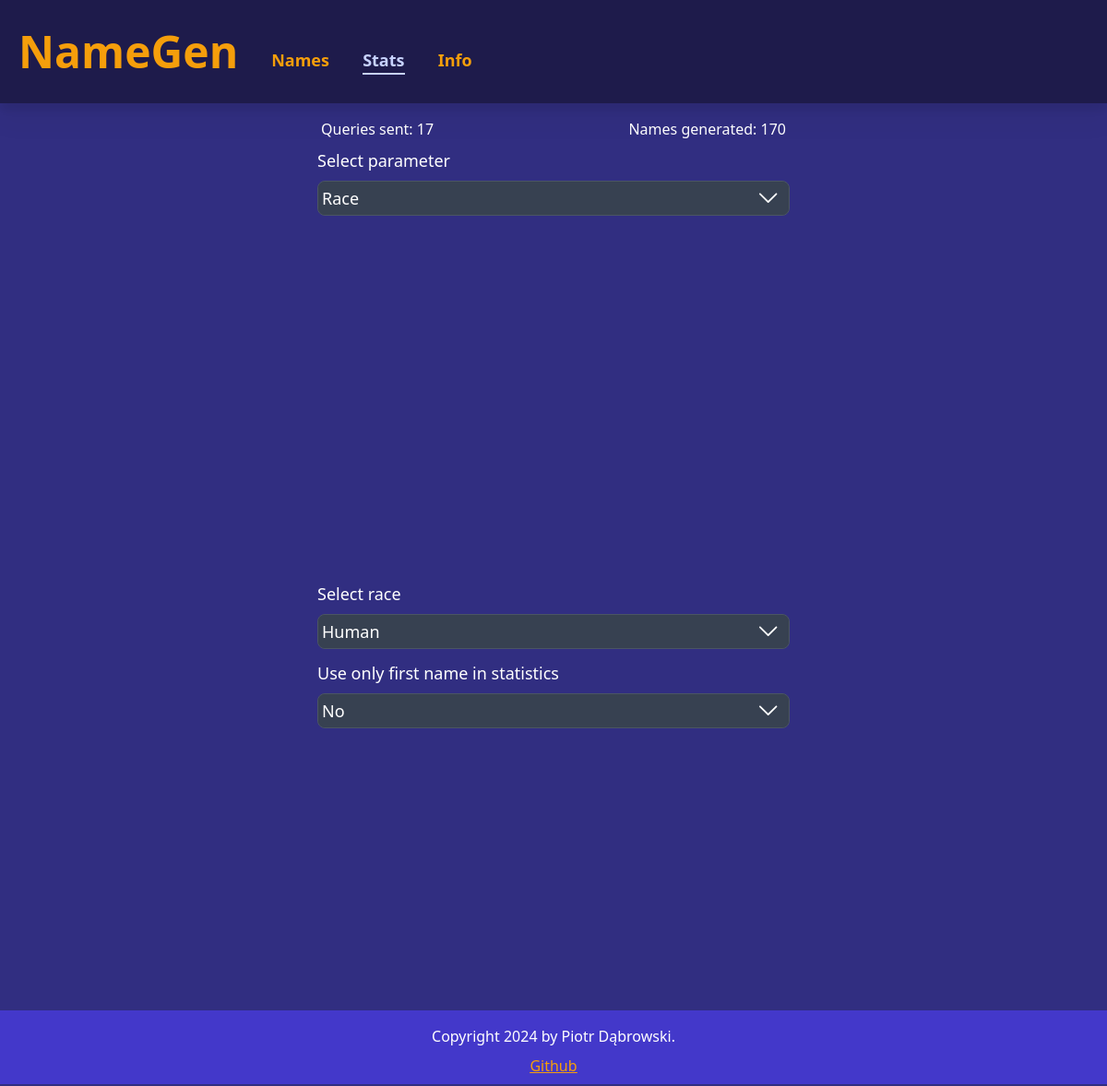
/stats, run on an earlier commit of the app's database.
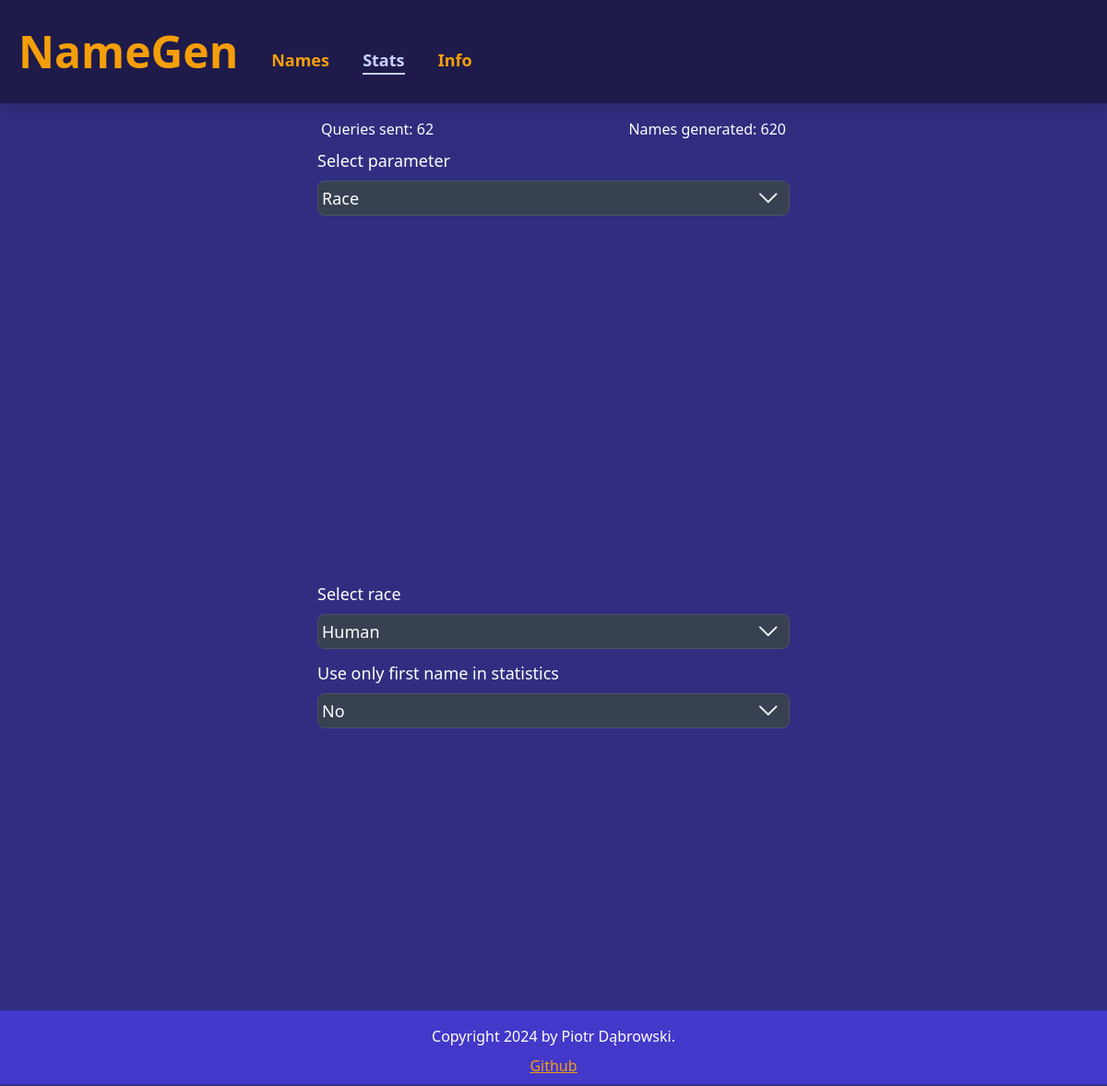
And on a later commit of the database.
### tables this page shows
CREATE TABLE responses (
                        id INTEGER PRIMARY KEY AUTOINCREMENT,
                        name TEXT,
                        requestID INTEGER,
                        timestamp DATETIME DEFAULT CURRENT_TIMESTAMP,
                        FOREIGN KEY(requestID) REFERENCES requests(id)
                    );

### app.py (the view)
@app.route("/stats")
def stats():
    currentSite="Stats"
    races = params['race']
    for i in range(len(paramsNames)):
        paramsNames[i] = paramsNames[i].capitalize()
    conn = dbOps.get_db_connection()
    cursor = conn.cursor()
    queries = cursor.execute(''f'SELECT id from requests order by id desc limit 1''').fetchone()
    names = cursor.execute(''f'SELECT id from responses order by id desc limit 1''').fetchone()
    conn.close()
    queries = queries[0]
    names = names[0]
    return render_template("stats.html",sites=sites, currentSite = currentSite, currentYear=currentYear, paramsNames=paramsNames, names=names, queries=queries, races=races)

### dbOps.py (called while the page is built)
def get_db_connection():
    conn = sqlite3.connect(DATABASE)
    conn.row_factory = sqlite3.Row
    return conn

### templates/stats.html (shortened to what this page needs)
{% extends "layout.html" %}
{% block head %}
{{ super() }}
{% endblock %}
    {% block nav %}
    {{ super() }}
    {% endblock %}
    {% block content1 %}
    <div class="mx-4">
        <div class="max-w-lg mx-auto mb-56 h-screen mt-4">
            <div class="flex flex-row justify-between mx-2 sm:mx-1">
                <p class="inline">
                    Queries sent: {{queries}}
                </p>
                <p class="inline">
                    Names generated: {{names}}
                </p>
            </div>
            <label for="param" id="paramLabel" class="block mx-auto">Select parameter</label>
            <div class="bg-gray-700 border border-gray-600 rounded-lg text-lg mx-auto mb-1 inline-block relative cursor-pointer w-full"
                id="paramDiv">
                <select
                    class="w-full bg-inherit pr-8 p-1 bg-gray-700 cursor-pointer rounded-lg hover:bg-gray-500 transition duration-300 focus:outline-none focus:ring focus:ring-indigo-300"
                    id="paramSelect" name="paramSelect">
                    {% for param in paramsNames %}
                    {%if param !='Optional'%}
                    <option value="{{ param }}">{{ param }}</option>
                    {%endif%}
                    {% endfor %}
                </select>
            </div>
            <div id="pie_chart" class="w-full min-h-96"></div>
            <label for="raceSelect" id="raceLabel" class="block mx-auto">Select race</label>
            <div class="bg-gray-700 border border-gray-600 rounded-lg text-lg mx-auto mb-1 inline-block relative cursor-pointer w-full"
                id="raceDiv">
                <select
                    class="w-full bg-inherit pr-8 p-1 bg-gray-700 cursor-pointer rounded-lg hover:bg-gray-500 transition duration-300 focus:outline-none focus:ring focus:ring-indigo-300"
                    id="raceSelect" name="raceSelect">
                    {% for race in races %}
                    <option value="{{ race }}">{{ race }}</option>
                    {% endfor %}
                </select>
            </div>
            <label for="nameSelect" id="nameLabel" class="block mx-auto">Use only first name in statistics</label>
            <div class="bg-gray-700 border border-gray-600 rounded-lg text-lg mx-auto mb-1 inline-block relative cursor-pointer w-full"
                id="nameDiv">
                <select
                    class="w-full bg-inherit pr-8 p-1 bg-gray-700 cursor-pointer rounded-lg hover:bg-gray-500 transition duration-300 focus:outline-none focus:ring focus:ring-indigo-300"
                    id="nameSelect" name="nameSelect">
                    <option value="No">No</option>
                </select>
            </div>
            <div id="pie_chart2" class="w-full min-h-96">
            </div>
        </div>
    </div>
    {% endblock %}
    {% block footer %}
    {{ super() }}
    {% endblock %}

### templates/layout.html (shortened to what this page needs)
<!doctype html>
<html>
<head>
    {% block head %}
    <link href="{{url_for('static',filename='css/output.css')}}" rel="stylesheet">
    {% endblock %}
</head>
<body class="bg-indigo-900 font-sans relative">
    <div id="nav" class="bg-indigo-950 text-white h-28 flex items-center drop-shadow-xl">
        {% block nav %}
        <h1 class="text-amber-500 text-5xl font-bold mx-5 select-none">
            <a href="{{url_for('names')}}">NameGen</a>
        </h1>
        <div class="mt-5">
            {%for site in sites%}
            <a class='inline-block group mx-1 sm:mx-4 text-amber-500 font-semibold text-lg transition-all duration-300 rounded-lg
            {% if site == currentSite %}
              text-indigo-200
            {% else %}
             hover:text-indigo-200
            {% endif %}' href="{{ url_for(site|lower) }}">
                {{ site }}
                <span
                    class="block max-w-0 {% if site == currentSite %}max-w-full{% else %}group-hover:max-w-full{% endif %} transition-all duration-500 h-0.5 bg-indigo-200"></span>
            </a>
            {%endfor%}
        </div>
        {%endblock %}
    </div>
    <div id="content" class="bg-indigo-900 text-white block h-fit">{% block content1 %}{% endblock %}</div>
    <div id="footer" class="bg-indigo-700 text-white text-center absolute bottom-0 w-full">
        {% block footer %}
        <p class="pt-4 pb-2">Copyright {{currentYear}} by Piotr Dąbrowski.</p>
        <p class="pb-2 text-amber-500 underline"><a href="https://github.com/Varatan/LicencjatAI">Github</a></p>
        {% endblock %}
    </div>
</body>
</html>

### templates/layout.html (style rules this page uses)
:root { color-scheme: dark; }
html { scroll-behavior: smooth; }

What changed in the data, as far as the page shows it:
added responses: id "620"
Also different on the page:
{{ queries }}: "17" → "62"
{{ names }}: "170" → (not shown)
